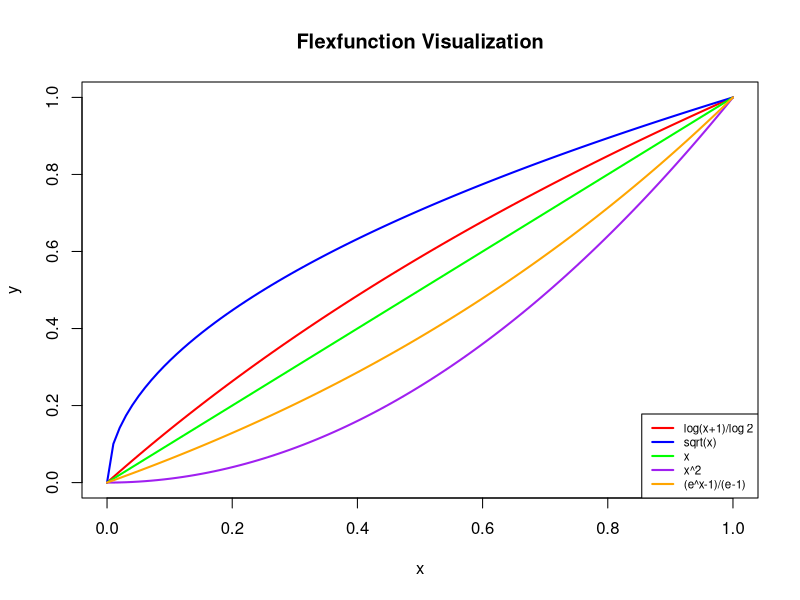
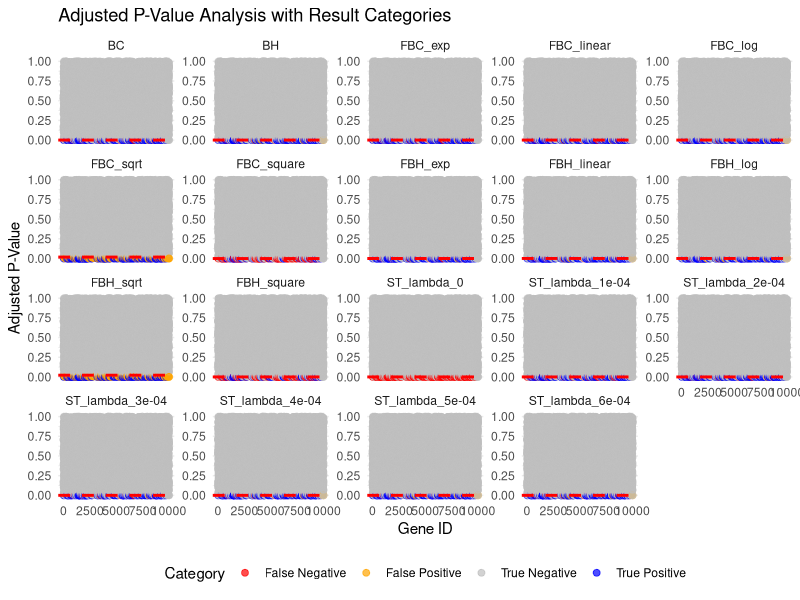
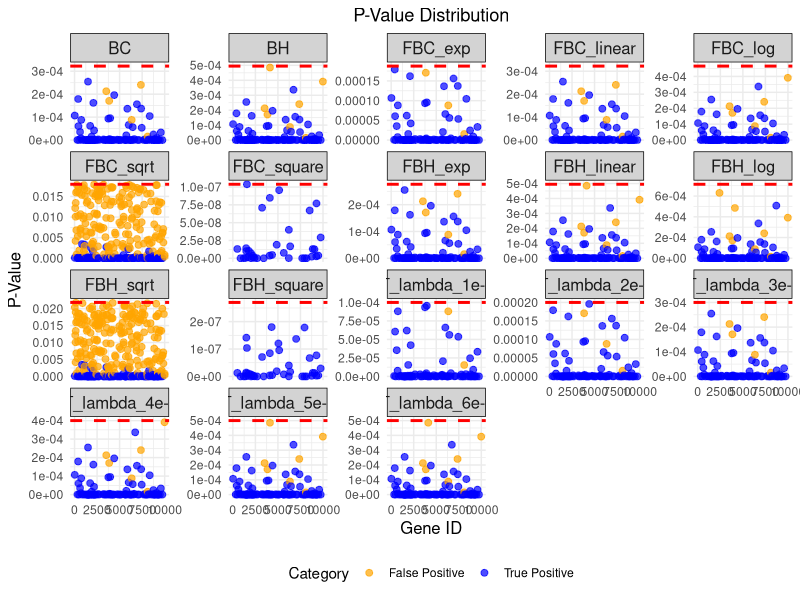

Write the R code that produced these figures, in order.
# This code is part of the final project for 2024 Fall STAT 689. 
# You are free to use, modify, and distribute this code with proper attribution.
# For questions or feedback, please contact: chaoan@tamu.edu


# Load necessary packages
if (!requireNamespace("nloptr")) install.packages("nloptr")
library(nloptr)
if (!requireNamespace("tidyverse")) install.packages("tidyverse")
library(tidyverse)

# Parameter settings
set.seed(123)
n_genes <- 10000       # Number of genes
prop_effect <- 0.01    # Proportion of truly significant genes
alpha <- 0.05         # FDR threshold
reward <- 0.05        

# Construct hypotheses (H₀ and H₁)
true_effect <- sample(c(TRUE, FALSE), n_genes, replace = TRUE, prob = c(prop_effect, 1 - prop_effect))

# Simulated data
# - For H₀ (null hypothesis), generate test statistics that follow a standard normal distribution
# - For H₁ (alternative hypothesis), generate test statistics with a shift in the mean (e.g., mean = 2)
z_scores <- ifelse(true_effect, rnorm(n_genes, mean = 5, sd = 1), rnorm(n_genes, mean = 0, sd = 1))

# Convert z-scores to p-values
p_values <- 2 * (1 - pnorm(abs(z_scores)))

# Use the Benjamini-Hochberg method to adjust p-values
#adjusted_p_values <- p.adjust(p_values, method = "BH")

# Reject score function
RejectScore <- function(false_positive,true_positive) {
  RS = true_positive * reward - false_positive * (1 - reward)
  return(RS)
}

# All methods and parameters
methods <- c("BH", "BC", "FBC", "FBH", "ST")
function_types <- c("log", "sqrt", "linear", "square", "exp")
lambdas <- seq(0, 0.0006, by = 0.0001)

# Define the custom function phi
Flexfunction <- function(function_type, x) {
  if (function_type == "log") {
    return(log(x + 1) / log(2))  # log(x+1)/(log(2))
  } else if (function_type == "sqrt") {
    return(sqrt(x))  # sqrt(x)
  } else if (function_type == "linear") {
    return(x)  # x
  } else if (function_type == "square") {
    return(x^2)  # x^2
  } else if (function_type == "exp") {
    return((exp(x) - 1) / (exp(1) - 1))  # (e^x-1)/(e-1)
  } else {
    stop("Invalid type")
  }
}

# Set range of x values
x <- seq(0, 1, length.out = 100)

# Calculate the values of each function
y1 <- sapply(x, function(x) Flexfunction("log", x))
y2 <- sapply(x, function(x) Flexfunction("sqrt", x))
y3 <- sapply(x, function(x) Flexfunction("linear", x))
y4 <- sapply(x, function(x) Flexfunction("square", x))
y5 <- sapply(x, function(x) Flexfunction("exp", x))

# Plot the functions
plot(x, y1, type = "l", col = "red", lwd = 2, ylim = c(0, 1),
     xlab = "x", ylab = "y", main = "Flexfunction Visualization")
lines(x, y2, col = "blue", lwd = 2)
lines(x, y3, col = "green", lwd = 2)
lines(x, y4, col = "purple", lwd = 2)
lines(x, y5, col = "orange", lwd = 2)
# Add a legend
legend("bottomright", 
       legend = c("log(x+1)/log 2", "sqrt(x)", "x", "x^2", "(e^x-1)/(e-1)"),
       col = c("red", "blue", "green", "purple", "orange"), 
       lwd = 2, 
       cex = 0.7)

# Calculate R_(t)
# Modified Reject function
Reject <- function(t, method, function_type = NULL) {
  if (method == "BC" || method == "BH"||method == "ST") {
    R <- sum(p_values <= t)
  } else if (method == "FBC" || method == "FBH") {
    phi <- Flexfunction(function_type, p_values)
    R <- sum(phi <= t)
  }
  return(R)
}

# Null proportion function
Npropo <- function(lambda) {
  Np = (1 + n_genes - Reject(lambda, "ST")) / ((1 - lambda) * n_genes)
  return(Np)
}

# Calculate m_(t)
m_t <- function(t, method, function_type = NULL, lambda = NULL) {
  if (method == "BH") {
    m = n_genes * t
  } else if (method == "BC") {
    m = 1 + sum(p_values >= 1 - t)
  } else if (method == "FBH") {
    target_function <- function(p) {
      return(Flexfunction(function_type, p) - t)
    }
    ur = uniroot(target_function, interval = c(0, 1))
    m = n_genes * ur$root
  } else if (method == "FBC") {
    phi <- Flexfunction(function_type, 1 - p_values)
    m = 1 + sum(phi <= t)
  } else if (method == "ST") {
    m = n_genes * Npropo(lambda) * t
  }
  return(m)
}

# Calculate threshold T
threshold <- function(alpha, method, function_type = NULL, lambda = NULL) {
  # Define interval D
  if (method == "ST") {
    D <- lambda
  } else if (method == "FBH" || method == "BH") {
    D <- 1
  } else {
    D <- 0.5
  }
  
  # Define constraint function
  resctrict_function <- function(t) {
    method_t <- m_t(t, method, function_type = function_type, lambda = lambda)
    reject_t <- Reject(t, method, function_type = function_type)
    return(method_t / max(1, reject_t) - alpha)
  }
  
  # Define objective function
  target_function <- function(t) {
    if (t < 0 || t > D || is.na(resctrict_function(t)) || resctrict_function(t) >= 0) {
      return(1e6) # Penalty value
    } else {
      return(-t) # Maximize t
    }
  }
  
  # Use nloptr for optimization
  op <- nloptr::nloptr(
    x0 = 0, # Starting point
    eval_f = target_function,
    lb = 0, # Lower bound
    ub = D, # Upper bound
    opts = list("algorithm" = "NLOPT_LN_COBYLA", "xtol_rel" = 1e-20)
  )
  
  # Check optimization result
  if (op$objective >= 1e6) {
    T <- 0 # If objective function value is too high, return 0
  } else {
    T <- -op$objective # Reverse to positive value
  }
  
  return(T)
}

# Output results table
results_base <- tibble(
  Gene_ID = 1:n_genes,
  True_Effect = true_effect,
  Z_Score = z_scores,
  P_Value = p_values
)
all_results <- list()
significants <- list()

# Calculate performance metrics
calculate_performance <- function(results, T) {
  true_positive <- sum(results$Significant & results$True_Effect)   # Correct discoveries
  false_positive <- sum(results$Significant & !results$True_Effect) # Incorrect discoveries
  false_negative <- sum(!results$Significant & results$True_Effect) # Undetected true signals
  true_negative <- sum(!results$Significant & !results$True_Effect) # Correct rejections
  
  # FDR (False Discovery Rate) = FP / (FP + TP)
  fdr <- false_positive / (max(0,false_positive + true_positive))
  find_power <- true_positive / (true_positive + false_negative) # Statistical power
  Reject_Rate <-(false_positive + true_positive)/n_genes
  RejectS=RejectScore(false_positive,true_positive)
  # Return performance metrics
  performance <- tibble(
    Metric = c("True Positive", "False Positive", "True Negative", "False Negative", "Threshold","Reject Rate","Reject Score", "FDR", "Finding Power"),
    Value = c(true_positive, false_positive, true_negative, false_negative, T,Reject_Rate, RejectS,fdr, find_power)
  )
  
  return(performance)
}

# Loop for method determination
for (method in methods) {
  if (method == "ST") {
    for (lambda in lambdas) {
      threshold_value <- threshold(alpha, method, lambda = lambda)
      significant <- p_values <= threshold_value
      significants[[paste(method, "lambda", lambda, sep = "_")]] <- significant
      results <- bind_cols(results_base, tibble(
        Threshold_T = threshold_value,
        Significant = significant))
      performance <- calculate_performance(results, threshold_value)
      all_results[[paste(method, "lambda", lambda, sep = "_")]] <- list(
        results = results,
        performance = performance
      )
    }
  } else if (method == "FBC" | method == "FBH") {
    for (function_type in function_types) {
      threshold_value <- threshold(alpha, method, function_type = function_type)
      significant <- p_values <= threshold_value
      significants[[paste(method, function_type, sep = "_")]] <- significant
      results <- bind_cols(results_base, tibble(
        Threshold_T = threshold_value,
        Significant = significant
      ))
      
      # Calculate performance metrics
      performance <- calculate_performance(results, threshold_value)
      
      # Save to results table
      all_results[[paste(method, function_type, sep = "_")]] <- list(
        results = results,
        performance = performance)
    }
  } else {
    threshold_value <- threshold(alpha, method)
    significant <- p_values <= threshold_value
    significants[[method]] <- significant
    results <- bind_cols(results_base, tibble(
      Threshold_T = threshold_value,
      Significant = significant
    ))
    
    # Calculate performance metrics
    performance <- calculate_performance(results, threshold_value)
    
    # Save to results table
    all_results[[method]] <- list(
      results = results,
      performance = performance
    )
  }
}

# Print all method results and performance metrics
for (result_key in names(all_results)) {
  cat("Method:", result_key, "\n")
  print(all_results[[result_key]]$results)
  print(all_results[[result_key]]$performance)
  cat("\n\n")
}

# Visualize the results
# Count the categorized results by method and add method name to the data frame
category_summary_all <- bind_rows(
  lapply(names(all_results), function(result_key) {
    all_results[[result_key]]$results %>%
      mutate(Method = result_key) %>%  # Use result_key as method name
      mutate(
        Category = case_when(
          Significant & True_Effect ~ "True Positive",
          Significant & !True_Effect ~ "False Positive",
          !Significant & True_Effect ~ "False Negative",
          !Significant & !True_Effect ~ "True Negative"
        )
      ) %>%
      count(Method, Category)  # Count by method and category
  })
)

# Calculate FDR and add it to the table
category_summary_table <- category_summary_all %>%
  pivot_wider(names_from = Category, values_from = n, values_fill = 0) %>%
  mutate(
    FDR = `False Positive` / max(1,(`False Positive` + `True Positive`)),  # Calculate FDR
    Find_Power = `True Positive` / (`True Positive` + `False Negative`),  # Calculate Find Power
    Reject_Rate = (`False Positive` + `True Positive`) / n_genes,  # Calculate Reject Rate
    RejectS = RejectScore(`False Positive`, `True Positive`)  # Calculate Reject Score
  )

print(category_summary_table)

# Combine all results into a large data frame and add method column
visualization_data <- bind_rows(
  lapply(names(all_results), function(result_key) {
    all_results[[result_key]]$results %>%
      mutate(Method = result_key) %>%  # Use result_key as method name
      mutate(
        Category = case_when(
          Significant & True_Effect ~ "True Positive",
          Significant & !True_Effect ~ "False Positive",
          !Significant & True_Effect ~ "False Negative",
          !Significant & !True_Effect ~ "True Negative"
        )
      )
  })
)

# Create facet plot, facet by method
visualization_data %>%
  ggplot(aes(x = Gene_ID, y = P_Value, color = Category)) +
  geom_point(alpha = 0.7, size = 2) +
  geom_hline(aes(yintercept = Threshold_T), linetype = "dashed", color = "red", linewidth = 1) +
  scale_color_manual(
    values = c(
      "True Positive" = "blue",
      "False Positive" = "orange",
      "True Negative" = "gray",
      "False Negative" = "red"
    )
  ) +
  labs(
    title = "Adjusted P-Value Analysis with Result Categories",
    x = "Gene ID",
    y = "Adjusted P-Value",
    color = "Category"
  ) +
  theme_minimal() +
  theme(legend.position = "bottom") +
  facet_wrap(~ Method, scales = "free_y")  # Facet by method

# Filtered visualization
visualization_data %>%
  # Filter the part where P-Value is between 0 and Threshold_T
  filter(P_Value <= Threshold_T) %>%
  ggplot(aes(x = Gene_ID, y = P_Value, color = Category)) +
  geom_point(alpha = 0.7, size = 2) +
  geom_hline(aes(yintercept = Threshold_T), linetype = "dashed", color = "red", linewidth = 1) +
  scale_color_manual(
    values = c(
      "True Positive" = "blue",
      "False Positive" = "orange",
      "True Negative" = "gray",
      "False Negative" = "red"
    )
  ) +
  ggtitle("P-Value Distribution") +  # Add global title at the center of the plot
  labs(
    x = "Gene ID",
    y = "P-Value",
    color = "Category"
  ) +
  theme_minimal() +
  theme(
    legend.position = "bottom",
    axis.title.x = element_text(size = 12),  # x-axis title
    axis.title.y = element_text(size = 12),  # y-axis title
    strip.background = element_rect(fill = "lightgray", color = "black"),  # Facet label background
    strip.text = element_text(size = 12),  # Facet label font size
    plot.title = element_text(hjust = 0.5)  # Center the global title
  ) +
  facet_wrap(~ Method, scales = "free_y", labeller = label_value)  # Use Method for faceting

